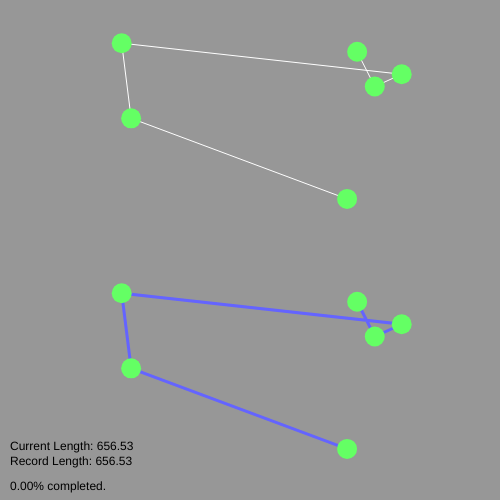
Frame 1 (no input)
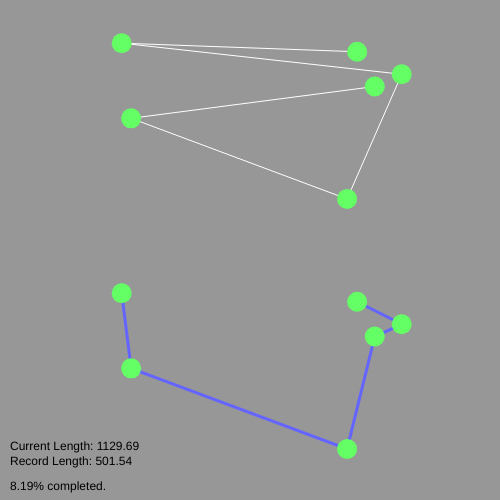
Frame 60 (no input)
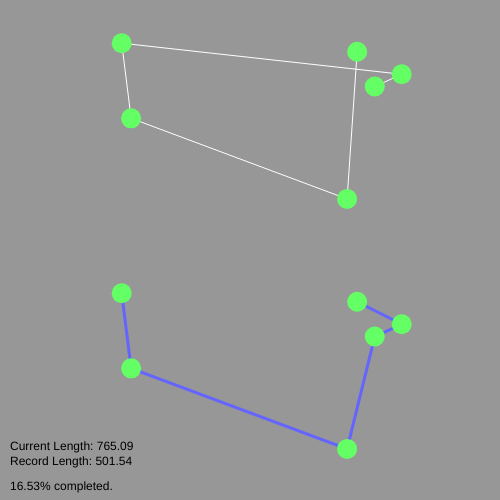
Frame 120 (the mouse pressed at the canvas centre since frame 60)

The p5.js sketch that drew these frames (run headless with seeded random() and noise() and a simulated clock; from frame 60 on, the mouse is pressed at the canvas centre):

// p5.js sketch
// ── sketch.js
var cities = [];
var cityCount = 6;

var perm = 0;
var count = 0;
var progressBar;

var p = [];
var sp = [];
var record = Infinity;

function setup() {
  createCanvas(500, 500);
  perm = fact(cityCount);
  for (var i = 0; i < cityCount; i++) {
    cities[i] = createVector(random(width),random(height/2));
    p[i] = sp[i] = i;
  }
}

function draw() {
  background(151)

  push()
  beginShape();
  noFill();
  strokeWeight(3)
  stroke(100,100,255);
  translate(0,width/2)
  for (var i = 0; i < sp.length; i++) {
    vertex(cities[sp[i]].x,cities[sp[i]].y)
  }
  endShape();
  pop();

  beginShape();
  stroke(255);
  noFill();
  strokeWeight(1);
  for (var i = 0; i < p.length; i++) {
    vertex(cities[p[i]].x,cities[p[i]].y)
  }
  endShape();

  fill(100,255,100);
  noStroke();
  for (var i = 0; i < cities.length; i++) {
    ellipse(cities[i].x,cities[i].y,20,20);
    push();
    translate(0,width/2)
    ellipse(cities[i].x,cities[i].y,20,20);
    pop();
  }

  var d = calcDist(p);
  if(record > d) {
    record = d;
    for (var i = 0; i < sp.length; i++) {
      sp[i] = p[i];
    }
  }

  // p = shuffle(p);
  Lexi(p);

  fill(0, 0, 0);
  text(nf(progress()*100,0,2) + "% completed.",10,height-10);
  text("Record Length: " + nf(record,0,2),10,height-35);
  text("Current Length: " + nf(d,0,2),10,height-50);

  var prog = progress();
  if(prog > 1) {noLoop()}
  count++;
}

function Lexi(a) {

	let i = number = a.length - 1;
	while (i > 0 && a[i - 1] >= a[i])
		i--;
	if (i <= 0)
		return a;

	let j = number = a.length - 1;
	while (a[j] <= a[i - 1])
		j--;
	let temp = E = a[i - 1];
	a[i - 1] = a[j];
	a[j] = temp;

	j = a.length - 1;
	while (i < j) {
		let temp = a[i];
		a[i] = a[j];
		a[j] = temp;
		i++;
		j--;
	}

	return a;
}

function shuffle(a) {
    var j, x, i;
    for (i = a.length - 1; i > 0; i--) {
        j = Math.floor(Math.random() * (i + 1));
        x = a[i];
        a[i] = a[j];
        a[j] = x;
    }
    return a;
}

function calcDist(p) {
  var sum = 0;
  for (var i = 0; i < p.length-1; i++) {
    var a = cities[p[i]];
    var b = cities[p[i+1]];
    var d = dist(a.x,a.y,b.x,b.y);
    sum+=d
  }
  return sum;
}

function progress() {
  return count / perm;
}

function swap(a,i,j){
  var temp = a[i];
  a[i] = a[j];
  a[j] = temp;
}

function fact(x) {
  if(x <= 1) return 1;
  return x * fact(x-1);
}
